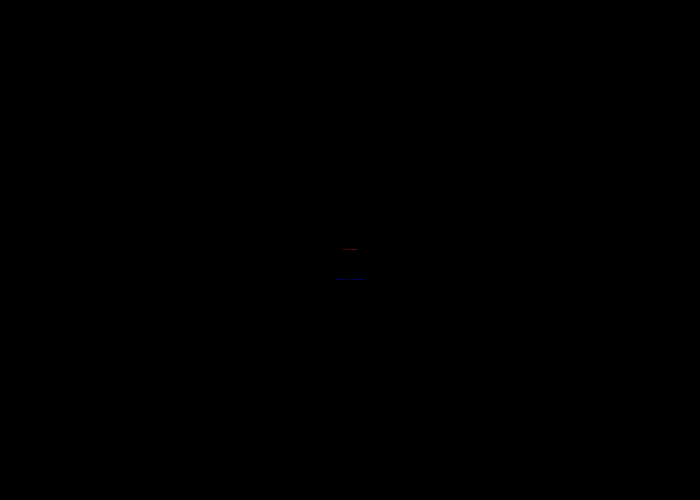
Frame 1 (no input)
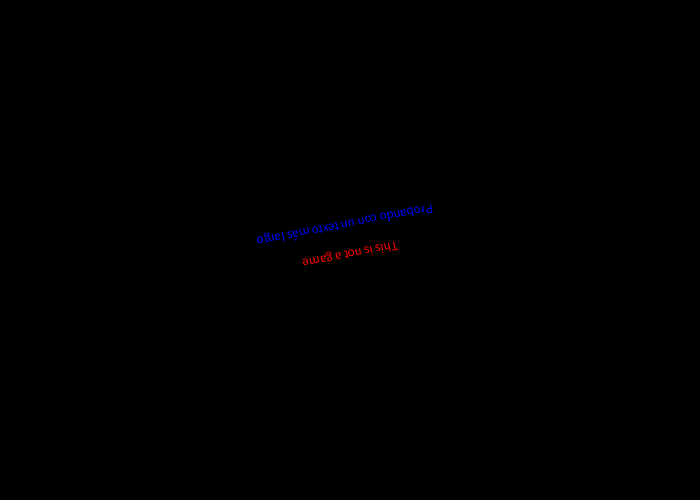
Frame 60 (the mouse pressed at the canvas centre just before this capture)
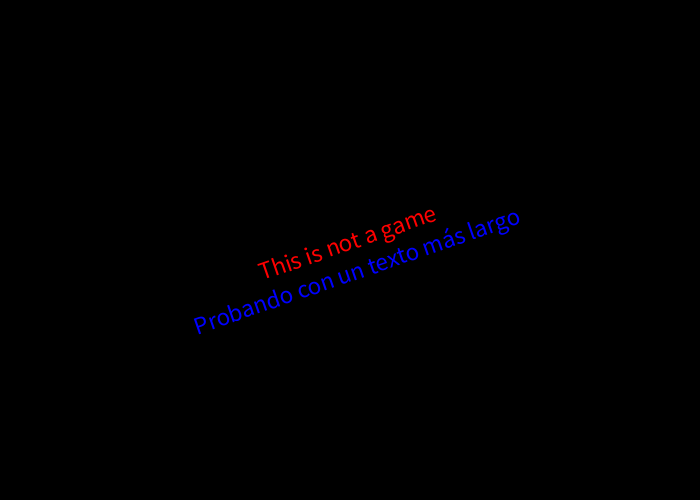
Frame 120 (the mouse held since frame 60 and released just before this capture)

The Processing sketch that drew these frames (run headless with seeded random() and noise(); from frame 60 on, the mouse is pressed at the canvas centre):

// Processing sketch: rotatingText
// ── rotatingText.pde
String a;
String b;
float tw;
float tw2;
float angle = 0;
int tam = 2;
int vel = 1;

void setup(){
  size(700,500);
  a = "This is not a game";
  b = "Probando con un texto más largo";
  frameRate(40);
}

void draw(){
  background(0);
  fill(255);
  textSize(tam);
  //text("Hello",218,250);
  tw = textWidth(a);
  tw2 = textWidth(b);
  pushMatrix();
  translate(width/2, height/2);
  rotate(angle);
  translate(-width/2, -height/2);
  fill(255,0,0);
  text(a,(width-tw)/2,250);
  fill(0,0,255);
  text(b,(width-tw2)/2,280);
  angle= angle+0.05;
  popMatrix(); 
  if(tam <= 1 ||tw2 > height){
    vel = vel*(-1);
  }
  tam = tam+vel;
}
